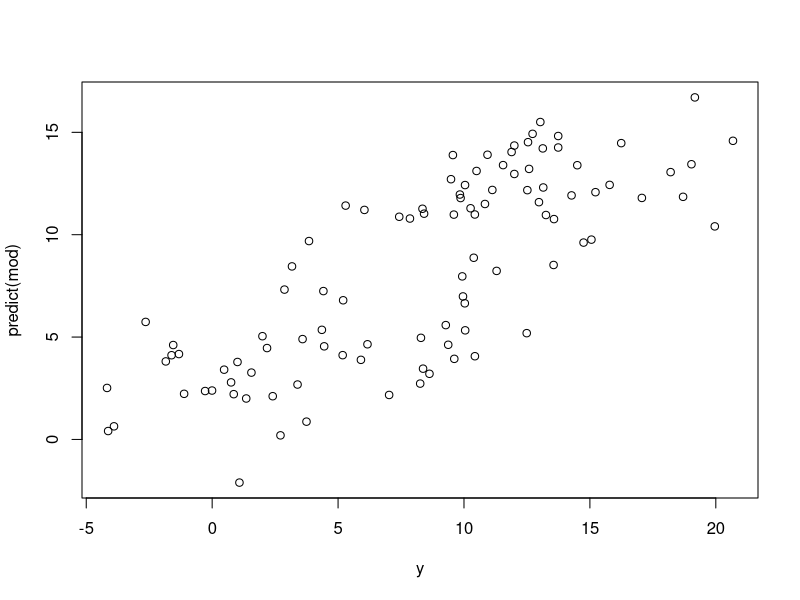
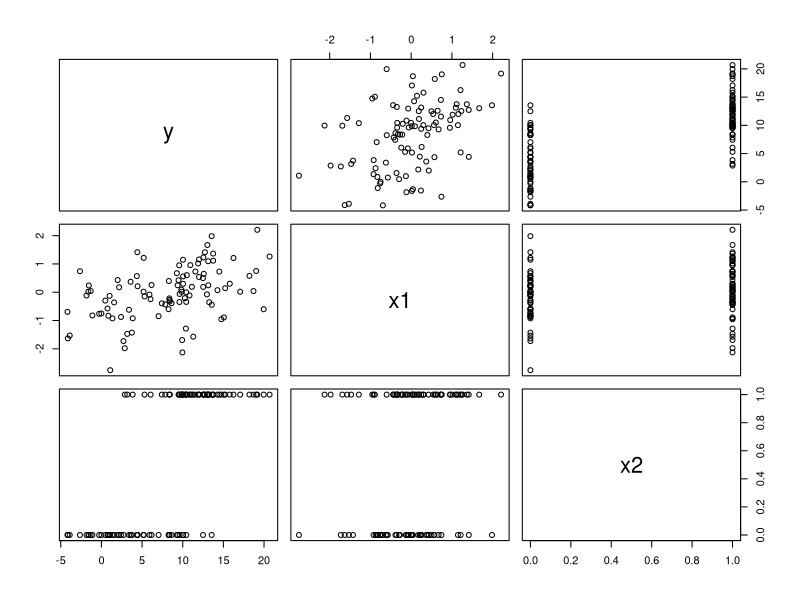
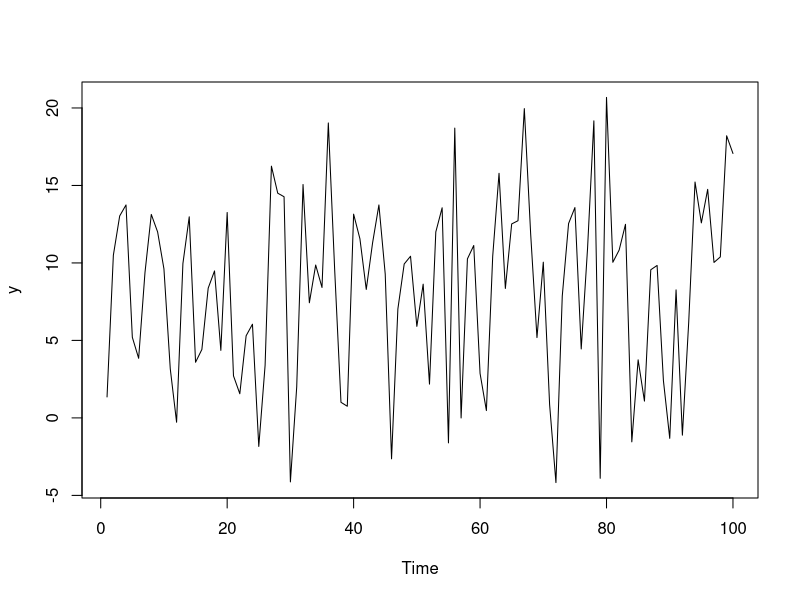
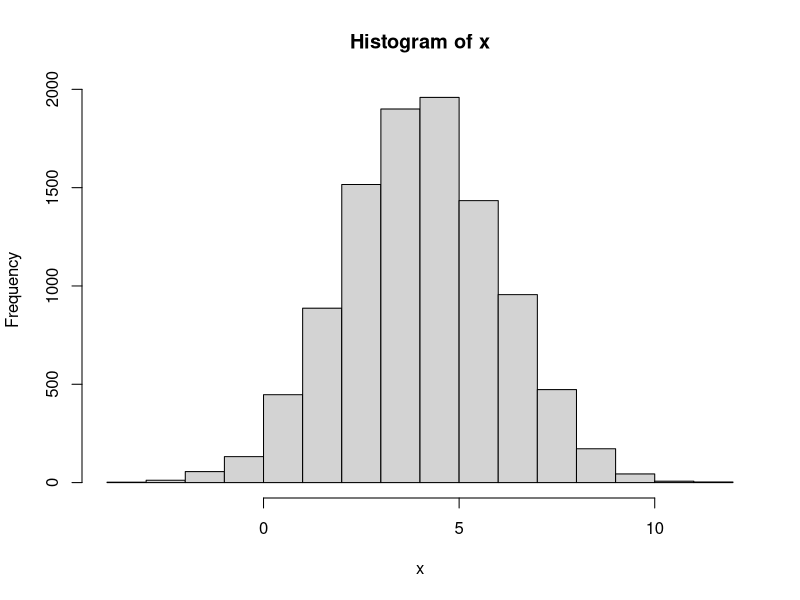
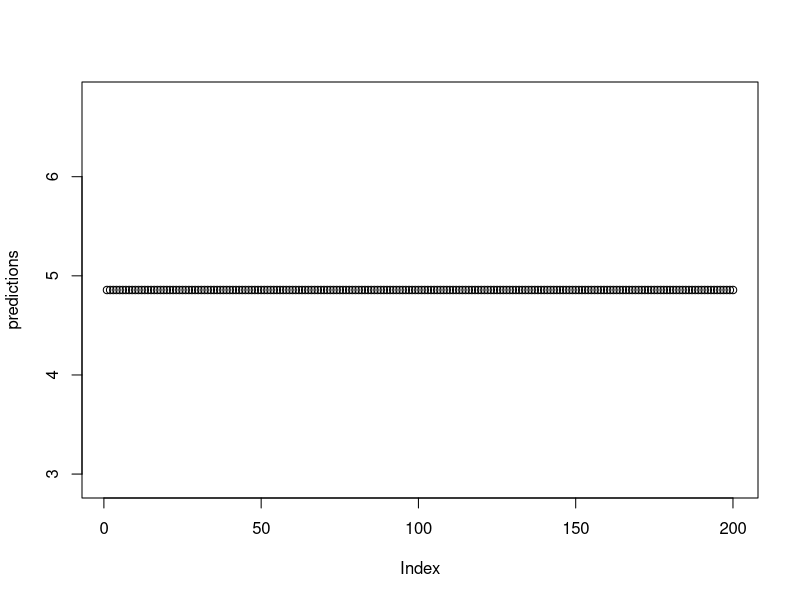
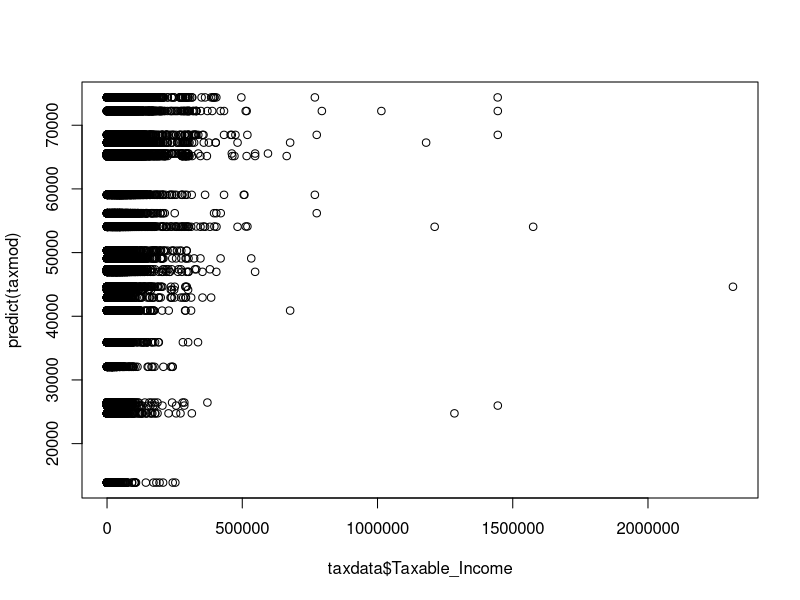
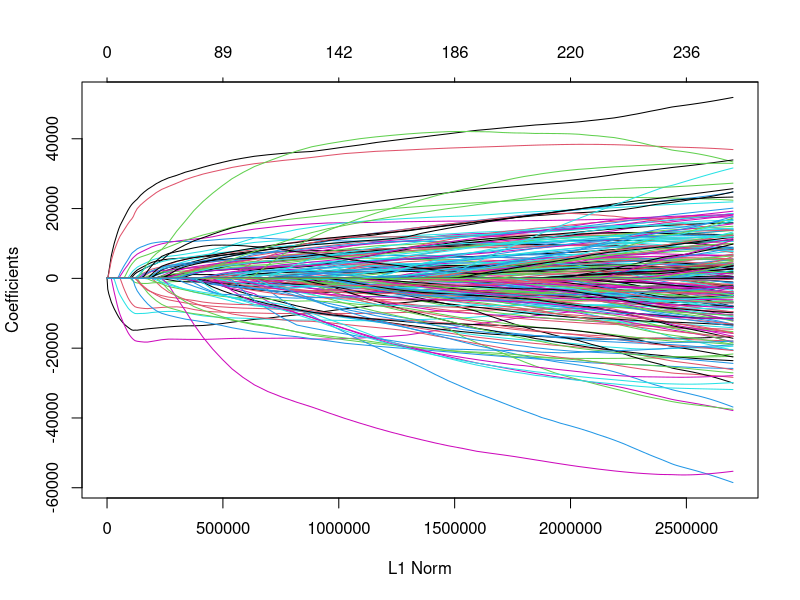

The R source for these figures, in order:
## ---- chunk 1

install.packages("glmnet")

# Define some parameters
a <- 5
b <- 3
c <- 6
sigma <- 4

# Create some features
x1 <- rnorm(100) #normal distribution with 100 observations
x2 <- sample(c(0,1), 100, replace = T) 

# "Generate" your data
y <- rnorm(100, # Sample size
           a + b*x1 + c*x2, # The conditional mean
           sigma) # The standard deviation (this can be conditional also)

df <- data.frame(y,x1,x2)
mod <-lm(y ~ x1 + x2, data = df)
plot(y,predict(mod))


plot(df)
plot.ts(y)


number <- 10000
mean <- 4 
sd <- 2
x <- rnorm(number, mean, sd)
hist(x)


mu <- 5 #mean
sigma <- 2 #standard deviation

#data generating process
#create a distribution
#generate 200 random observations with a mean of 5 and standard deviation of 2
y <- rnorm(200, mu, sigma) 

#create a linear model (lm) passing in our distribution y
model <- lm(y ~ 1) #y is a set of random numbers, 1 is a constant
summary(model) # This tells you the parameter estimates

#predicts the mean in the model
predictions <- predict(model)

plot(predictions)


taxdata <- read.csv("synthetic_tax.csv")

#factor allows us to treat each age range as an individual feature e.g. group by age bucket
#with gender the model takes 0 by default
#Taxable_Income is the dependent then Gender etc are the features
taxmod <- lm(Taxable_Income ~ Gender + factor(age_range), data = taxdata)
summary(taxmod)
plot(taxdata$Taxable_Income, predict(taxmod))


library(glmnet)
# Note: Make sure no missing values in any of your dependent or independent variables
Y <- taxdata$Taxable_Income
X <- model.matrix(~ Gender*factor(age_range)*factor(Occ_code), data = taxdata)

mod1 <- glmnet(x = X, y = Y)
plot(mod1)

coef(mod1)

